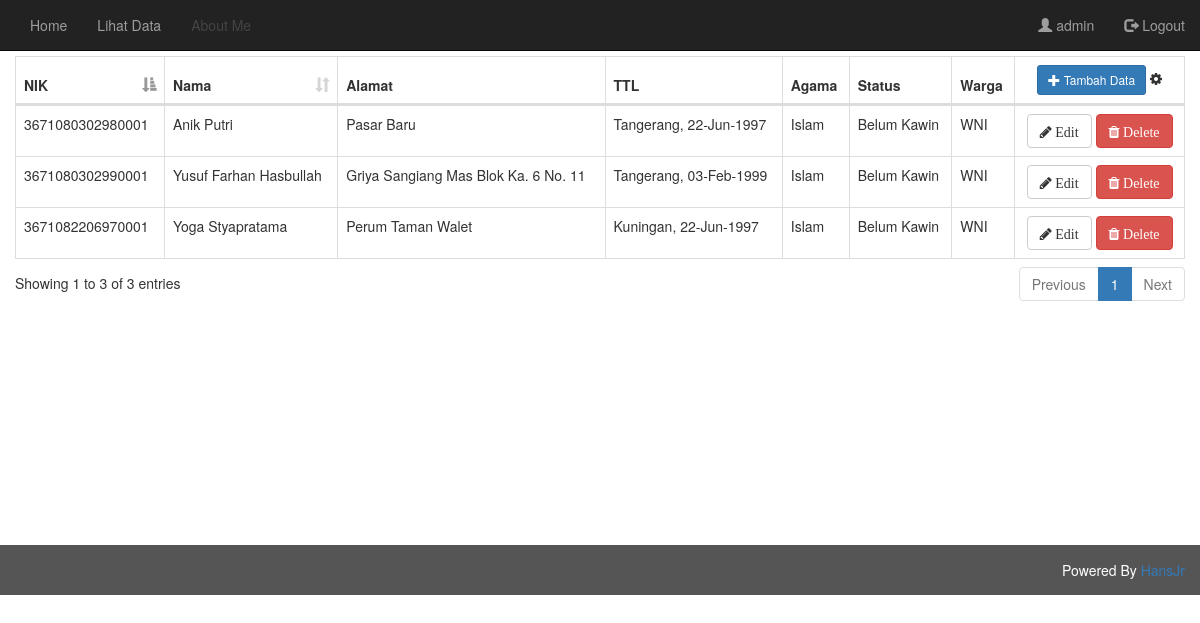
The page /views/tampilandata.php (signed in) on the database as committed earlier.
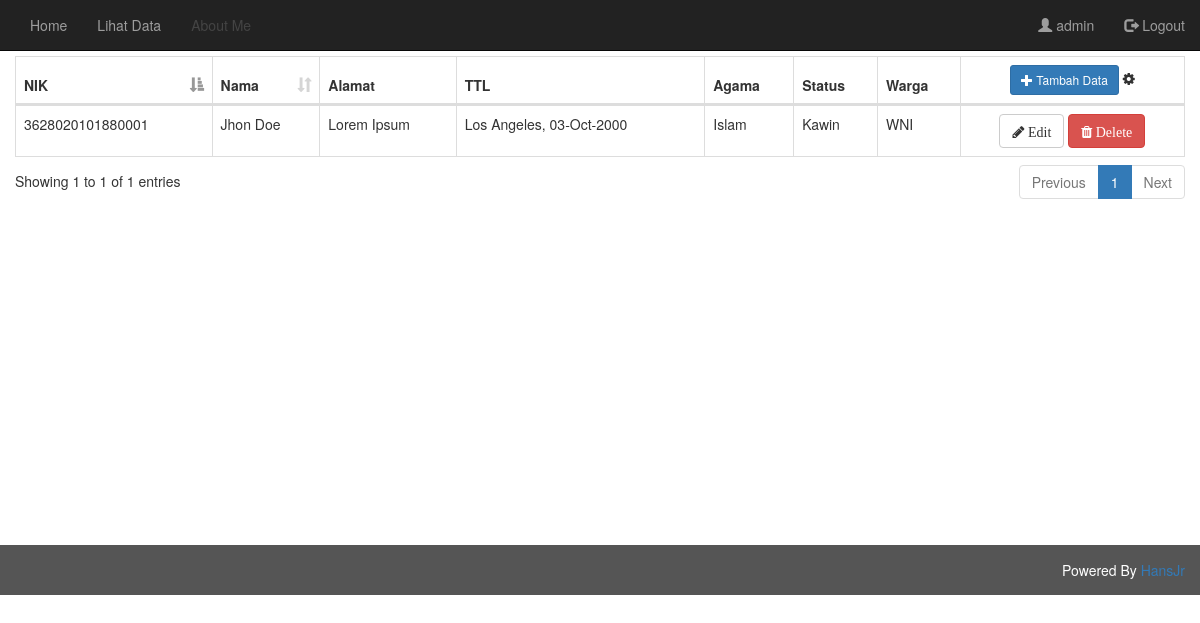
The same page on the database as committed later.
### tables this page shows
CREATE TABLE `tb_datapenduduk` (
  `nik` varchar(20) NOT NULL,
  `nama` varchar(55) NOT NULL,
  `alamat` varchar(55) NOT NULL,
  `tmptlahir` varchar(20) NOT NULL,
  `tgllahir` date NOT NULL,
  `agama` varchar(10) NOT NULL,
  `status` varchar(15) NOT NULL,
  `warga` varchar(5) NOT NULL
);

### views/tampilandata.php (the view, shortened to what this page needs)
<!DOCTYPE html>
<html>
	<head>
	</head>
	<body>
		<?php require_once 'template/header.php' ?>
		<div class="container" style="margin-top:15px">
			<div class="row content">
				<table id="myTable" class="table table-stripped table-bordered table-hover" width="100%">
					<thead>
						<tr>
							<th>NIK</th>
							<th>Nama</th>
							<th>Alamat</th>
							<th>TTL</th>
							<th>Agama</th>
							<th>Status</th>
							<th>Warga</th>
							<td class="text-center"><button type="button" class="btn btn-primary btn-sm" data-toggle="modal" data-target="#myModal" title="Tambah Data"><span class="glyphicon glyphicon-plus" ></span> Tambah Data </button> <span class="fa fa-cog"></span></td>
						</tr>
					</thead>
					<?php
						$sql = $connect->query("SELECT * FROM tb_datapenduduk");
						$data = $sql->fetch_all(MYSQLI_ASSOC);
					?>
					<tbody>
						<?php foreach ($data as $key => $value) : ?>
							<tr>
								<td><?= $value['nik']; ?></td>
								<td><?= $value['nama']; ?></td>
								<td><?= $value['alamat']; ?></td>
								<td><?= $value['tmptlahir']; ?>, <?= date("d-M-Y", strtotime($value['tgllahir']))?></td>
								<td><?= $value['agama']; ?></td>
								<td><?= $value['status']; ?></td>
								<td><?= $value['warga']; ?></td>
								<td class="text-center">
									<a href="edit.php?nik=<?= $value['nik']; ?>" title="Edit Data" data-toggle="tooltip" class="btn btn-default btn-s"><span class="fa fa-pencil"> Edit</span></a>
									<a href="../function/delete.php?nik=<?= $value['nik']; ?>" onclick="return confirm('Data <?= $data['nama']; ?> Akan Dihapus');" title="Hapus Data" data-toggle="tooltip" class="btn btn-danger btn-s"><span class="fa fa-trash"> Delete</span></a>
								</td>
							</tr>
						<?php endforeach; ?>
					</tbody>
				</table>
			</div>
		</div>
							<?php require_once 'tambahdata.php';?>
							<?php require_once'edit.php';?>
		<footer class="container-fluid text-right">
		  Powered By<a href="https://web.facebook.com/Hans.lnside" target="_blank"> HansJr</a>
		</footer>
	</body>
</html>

### views/template/header.php (shortened to what this page needs)
<link href="additional/bootstrap/css/bootstrap.min.css" rel="stylesheet">
<link href="additional/bootstrap/css/dataTables.bootstrap.min.css" rel="stylesheet">
<link href="additional/bootstrap/css/font-awesome.min.css" rel='stylesheet' type='text/css'>
<nav class="navbar navbar-inverse navbar-fixed-top">
	<div class="container-fluid">
		<ul class="nav navbar-nav">
			<li><a href="index.php">Home</a></li>
			<li><a href="tampilandata.php" >Lihat Data</a></li>
			<li class="disabled"><a href="#">About Me</a></li>
		</ul>
		<ul class="nav navbar-nav navbar-right">
			<li class="dropdown">
			<a class="dropdown-toggle" data-toggle="dropdown" href="#"><span class="glyphicon glyphicon-user"></span> <?php echo $_SESSION['username']?></a>
			</li>
			<li><a href="../function/logout.php" onclick="return confirm('Apakah Kamu Yakin Ingin Keluar ?');" title="LogOut"><span class="glyphicon glyphicon-log-out"></span> Logout</a></li>
		</ul>
	</div>
</nav>

### views/tambahdata.php (shortened to what this page needs)
<!DOCTYPE html>
<html>
<head>
	<link rel="stylesheet" href="">
</head>
<body>
</body>
</html>

### views/edit.php (shortened to what this page needs)
<?php
require_once 'template/header.php';
?>
<!DOCTYPE html>
<html>
<head>
	<link rel="stylesheet" href="">
</head>
<body>
</body>
</html>

### views/tampilandata.php (style rules this page uses)
footer { background-color: #555; color: white; padding: 15px; }
.row.content { height:530px; }

Rows that differ between the two databases and show on the page:
removed tb_datapenduduk: nik "3671080302980001", nama "Anik Putri", alamat "Pasar Baru", tmptlahir "Tangerang", tgllahir "22-Jun-1997", agama "Islam", status "Belum Kawin", warga "WNI"
removed tb_datapenduduk: nik "3671080302990001", nama "Yusuf Farhan Hasbullah", alamat "Griya Sangiang Mas Blok Ka. 6 No. 11", tmptlahir "Tangerang", tgllahir "03-Feb-1999", agama "Islam", status "Belum Kawin", warga "WNI"
removed tb_datapenduduk: nik "3671082206970001", nama "Yoga Styapratama", alamat "Perum Taman Walet", tmptlahir "Kuningan", tgllahir "22-Jun-1997", agama "Islam", status "Belum Kawin", warga "WNI"
added tb_datapenduduk: nik "3628020101880001", nama "Jhon Doe", alamat "Lorem Ipsum", tmptlahir "Los Angeles", tgllahir "03-Oct-2000", agama "Islam", status "Kawin", warga "WNI"
Other text that changed with them:
text written by a page script: "Showing 1 to 3 of 3 entries Previous 1 Next" → "Showing 1 to 1 of 1 entries Previous 1 Next"
